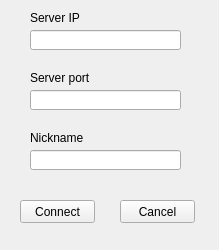
<?xml version="1.0" encoding="UTF-8"?>
<ui version="4.0">
 <class>client_con</class>
 <widget class="QWidget" name="client_con">
  <property name="geometry">
   <rect>
    <x>0</x>
    <y>0</y>
    <width>219</width>
    <height>250</height>
   </rect>
  </property>
  <property name="minimumSize">
   <size>
    <width>219</width>
    <height>250</height>
   </size>
  </property>
  <property name="maximumSize">
   <size>
    <width>219</width>
    <height>250</height>
   </size>
  </property>
  <property name="windowTitle">
   <string>Connect</string>
  </property>
  <widget class="QPushButton" name="pushButton_connect">
   <property name="geometry">
    <rect>
     <x>20</x>
     <y>200</y>
     <width>75</width>
     <height>23</height>
    </rect>
   </property>
   <property name="text">
    <string>Connect</string>
   </property>
  </widget>
  <widget class="QPushButton" name="pushButton_cancel">
   <property name="geometry">
    <rect>
     <x>120</x>
     <y>200</y>
     <width>75</width>
     <height>23</height>
    </rect>
   </property>
   <property name="text">
    <string>Cancel</string>
   </property>
  </widget>
  <widget class="QLineEdit" name="server_addr">
   <property name="geometry">
    <rect>
     <x>30</x>
     <y>30</y>
     <width>151</width>
     <height>20</height>
    </rect>
   </property>
  </widget>
  <widget class="QLineEdit" name="server_port">
   <property name="geometry">
    <rect>
     <x>30</x>
     <y>90</y>
     <width>151</width>
     <height>20</height>
    </rect>
   </property>
  </widget>
  <widget class="QLineEdit" name="nickname">
   <property name="geometry">
    <rect>
     <x>30</x>
     <y>150</y>
     <width>151</width>
     <height>20</height>
    </rect>
   </property>
  </widget>
  <widget class="QLabel" name="label">
   <property name="geometry">
    <rect>
     <x>30</x>
     <y>10</y>
     <width>71</width>
     <height>16</height>
    </rect>
   </property>
   <property name="text">
    <string>Server IP</string>
   </property>
  </widget>
  <widget class="QLabel" name="label_2">
   <property name="geometry">
    <rect>
     <x>30</x>
     <y>70</y>
     <width>91</width>
     <height>16</height>
    </rect>
   </property>
   <property name="text">
    <string>Server port</string>
   </property>
  </widget>
  <widget class="QLabel" name="label_3">
   <property name="geometry">
    <rect>
     <x>30</x>
     <y>130</y>
     <width>111</width>
     <height>16</height>
    </rect>
   </property>
   <property name="text">
    <string>Nickname</string>
   </property>
  </widget>
 </widget>
 <resources/>
 <connections>
  <connection>
   <sender>pushButton_cancel</sender>
   <signal>clicked()</signal>
   <receiver>client_con</receiver>
   <slot>close()</slot>
   <hints>
    <hint type="sourcelabel">
     <x>157</x>
     <y>211</y>
    </hint>
    <hint type="destinationlabel">
     <x>109</x>
     <y>124</y>
    </hint>
   </hints>
  </connection>
 </connections>
</ui>
